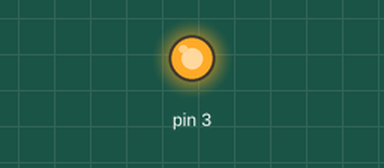
A sketch run on a simulated Arduino Uno, built with avr-gcc and run on an emulated ATmega328P. Parts: output pins drawn as LEDs (lit = HIGH).

Above: at 0.7 s.
At 5.2 s:
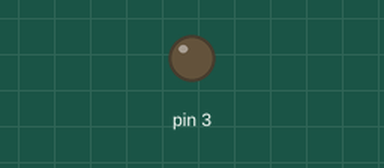
Timing chart, 0 to 6.9 s (numbered marks = the images above):
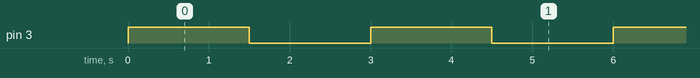

The sketch:

LED_BLINK.ino
```cpp
void setup()
{
 Serial.begin (9600);
 pinMode(3,OUTPUT);

}
void loop()
{
  digitalWrite(3,HIGH);
  delay(1500);
  digitalWrite(3,LOW);
  delay(1500);


}
```

Measured:
- by itself, pin 3: alternates HIGH for 1.5 s and LOW for 1.5 s
